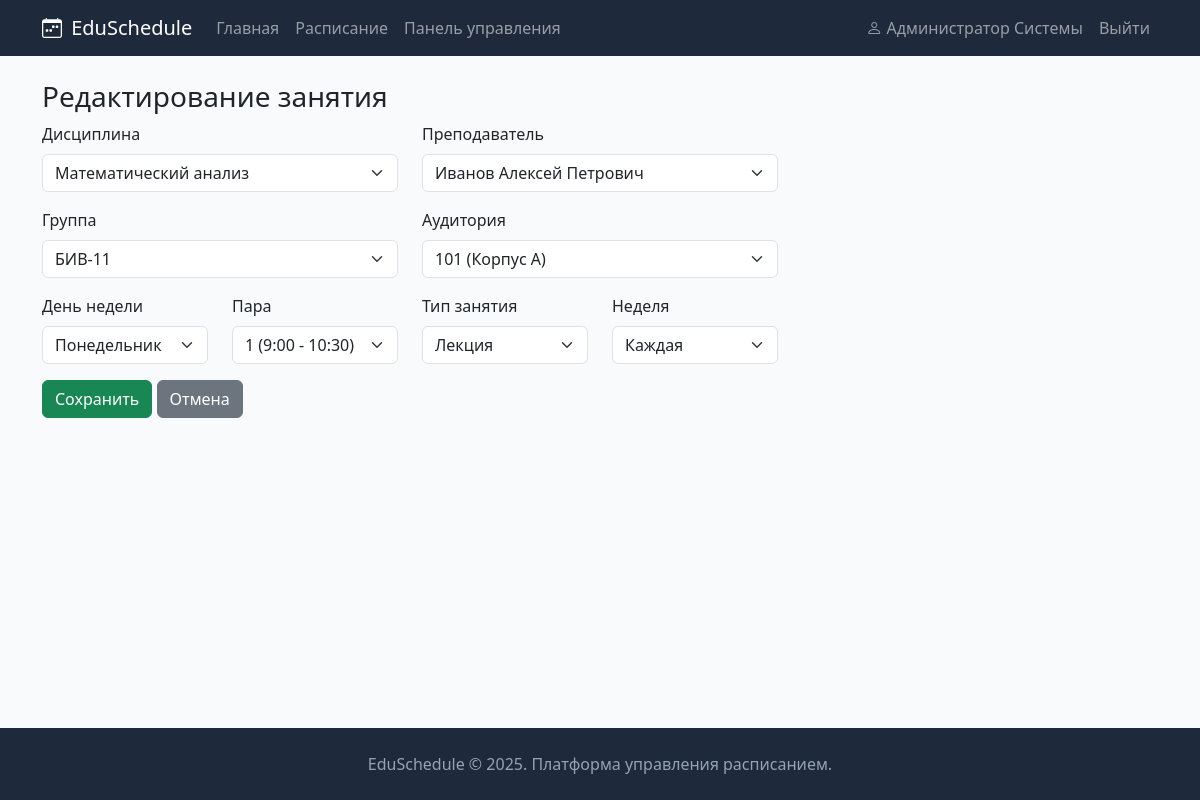
Page /admin/lessons/edit/1 (signed in) on the committed database.
### app/models.py (models this page shows, shortened)
class User(db.Model, UserMixin):
    __tablename__ = 'users'
    id = db.Column(db.Integer, primary_key=True)
    username = db.Column(db.String(80), unique=True, nullable=False)
    password_hash = db.Column(db.String(256), nullable=False)
    full_name = db.Column(db.String(150), nullable=False)
    email = db.Column(db.String(120), unique=True, nullable=False)
    role = db.Column(db.String(20), nullable=False, default='student')
    group_id = db.Column(db.Integer, db.ForeignKey('groups.id'), nullable=True)
    created_at = db.Column(db.DateTime, default=datetime.utcnow)

class Lesson(db.Model):
    __tablename__ = 'lessons'
    id = db.Column(db.Integer, primary_key=True)
    subject_id = db.Column(db.Integer, db.ForeignKey('subjects.id'), nullable=False)
    teacher_id = db.Column(db.Integer, db.ForeignKey('teachers.id'), nullable=False)
    group_id = db.Column(db.Integer, db.ForeignKey('groups.id'), nullable=False)
    room_id = db.Column(db.Integer, db.ForeignKey('rooms.id'), nullable=False)
    day_of_week = db.Column(db.Integer, nullable=False)
    time_slot = db.Column(db.Integer, nullable=False)
    lesson_type = db.Column(db.String(20), nullable=False, default='Лекция')
    week_type = db.Column(db.String(20), default='Каждая')

class Subject(db.Model):
    __tablename__ = 'subjects'
    id = db.Column(db.Integer, primary_key=True)
    name = db.Column(db.String(200), nullable=False)
    lessons = db.relationship('Lesson', backref='subject', lazy=True, cascade='all, delete-orphan')

class Teacher(db.Model):
    __tablename__ = 'teachers'
    id = db.Column(db.Integer, primary_key=True)
    full_name = db.Column(db.String(150), nullable=False)
    department = db.Column(db.String(200))
    lessons = db.relationship('Lesson', backref='teacher', lazy=True, cascade='all, delete-orphan')

class Group(db.Model):
    __tablename__ = 'groups'
    id = db.Column(db.Integer, primary_key=True)
    name = db.Column(db.String(50), unique=True, nullable=False)
    course = db.Column(db.Integer, nullable=False)
    faculty = db.Column(db.String(200), nullable=False)
    students = db.relationship('User', backref='group', lazy=True)
    lessons = db.relationship('Lesson', backref='group', lazy=True, cascade='all, delete-orphan')

class Room(db.Model):
    __tablename__ = 'rooms'
    id = db.Column(db.Integer, primary_key=True)
    number = db.Column(db.String(20), nullable=False)
    building = db.Column(db.String(100))
    capacity = db.Column(db.Integer, default=30)
    room_type = db.Column(db.String(50), default='Лекционная')
    lessons = db.relationship('Lesson', backref='room', lazy=True, cascade='all, delete-orphan')

### app/routes.py (the view, shortened to what this page needs)
@app.route('/admin/lessons/edit/<int:id>', methods=['GET', 'POST'])
@login_required
@admin_required
def admin_lesson_edit(id):
    les = Lesson.query.get_or_404(id)
    return render_template('admin/lesson_form.html', lesson=les,
                         subjects=Subject.query.all(),
                         teachers=Teacher.query.all(),
                         groups=Group.query.all(),
                         rooms=Room.query.all(),
                         lesson_types=LESSON_TYPES,
                         week_types=WEEK_TYPES)

### app/models.py (called while the page is built)
@login_manager.user_loader
def load_user(user_id):
    return User.query.get(int(user_id))

### app/routes.py (called while the page is built)
def admin_required(f):
    @wraps(f)
    def wrapper(*args, **kwargs):
        if not current_user.is_authenticated or current_user.role != 'admin':
            flash('Доступ запрещён', 'danger')
            return redirect(url_for('index'))
        return f(*args, **kwargs)
    return wrapper

@app.context_processor
def inject_globals():
    return dict(days=DAYS, time_slots=TIME_SLOTS)

### app/templates/admin/lesson_form.html (shortened to what this page needs)
{% extends "base.html" %}
{% block content %}
<h3>{% if lesson %}Редактирование занятия{% else %}Добавление занятия{% endif %}</h3>
<div class="row">
    <div class="col-md-8">
        <form method="POST">
            <div class="row">
                <div class="col-md-6 mb-3">
                    <label for="subject_id" class="form-label">Дисциплина</label>
                    <select class="form-select" id="subject_id" name="subject_id" required>
                        {% for s in subjects %}
                        <option value="{{ s.id }}" {% if lesson and lesson.subject_id == s.id %}selected{% endif %}>{{ s.name }}</option>
                        {% endfor %}
                    </select>
                </div>
                <div class="col-md-6 mb-3">
                    <label for="teacher_id" class="form-label">Преподаватель</label>
                    <select class="form-select" id="teacher_id" name="teacher_id" required>
                        {% for t in teachers %}
                        <option value="{{ t.id }}" {% if lesson and lesson.teacher_id == t.id %}selected{% endif %}>{{ t.full_name }}</option>
                        {% endfor %}
                    </select>
                </div>
            </div>
            <div class="row">
                <div class="col-md-6 mb-3">
                    <label for="group_id" class="form-label">Группа</label>
                    <select class="form-select" id="group_id" name="group_id" required>
                        {% for g in groups %}
                        <option value="{{ g.id }}" {% if lesson and lesson.group_id == g.id %}selected{% endif %}>{{ g.name }}</option>
                        {% endfor %}
                    </select>
                </div>
                <div class="col-md-6 mb-3">
                    <label for="room_id" class="form-label">Аудитория</label>
                    <select class="form-select" id="room_id" name="room_id" required>
                        {% for r in rooms %}
                        <option value="{{ r.id }}" {% if lesson and lesson.room_id == r.id %}selected{% endif %}>{{ r.number }}{% if r.building %} ({{ r.building }}){% endif %}</option>
                        {% endfor %}
                    </select>
                </div>
            </div>
            <div class="row">
                <div class="col-md-3 mb-3">
                    <label for="day_of_week" class="form-label">День недели</label>
                    <select class="form-select" id="day_of_week" name="day_of_week" required>
                        {% for d_num, d_name in days.items() %}
                        <option value="{{ d_num }}" {% if lesson and lesson.day_of_week == d_num %}selected{% endif %}>{{ d_name }}</option>
                        {% endfor %}
                    </select>
                </div>
                <div class="col-md-3 mb-3">
                    <label for="time_slot" class="form-label">Пара</label>
                    <select class="form-select" id="time_slot" name="time_slot" required>
                        {% for s_num, s_time in time_slots.items() %}
                        <option value="{{ s_num }}" {% if lesson and lesson.time_slot == s_num %}selected{% endif %}>{{ s_num }} ({{ s_time }})</option>
                        {% endfor %}
                    </select>
                </div>
                <div class="col-md-3 mb-3">
                    <label for="lesson_type" class="form-label">Тип занятия</label>
                    <select class="form-select" id="lesson_type" name="lesson_type" required>
                        {% for lt in lesson_types %}
                        <option value="{{ lt }}" {% if lesson and lesson.lesson_type == lt %}selected{% endif %}>{{ lt }}</option>
                        {% endfor %}
                    </select>
                </div>
                <div class="col-md-3 mb-3">
                    <label for="week_type" class="form-label">Неделя</label>
                    <select class="form-select" id="week_type" name="week_type">
                        {% for wt in week_types %}
                        <option value="{{ wt }}" {% if lesson and lesson.week_type == wt %}selected{% endif %}>{{ wt }}</option>
                        {% endfor %}
                    </select>
                </div>
            </div>
            <button type="submit" class="btn btn-success">Сохранить</button>
            <a href="{{ url_for('admin_lessons') }}" class="btn btn-secondary">Отмена</a>
        </form>
    </div>
</div>
{% endblock %}

### app/templates/base.html (shortened to what this page needs)
<!DOCTYPE html>
<html lang="ru">
<head>
    <link href="https://cdn.jsdelivr.net/npm/bootstrap@5.3.2/dist/css/bootstrap.min.css" rel="stylesheet">
    <link href="https://cdn.jsdelivr.net/npm/bootstrap-icons@1.11.1/font/bootstrap-icons.css" rel="stylesheet">
    <link href="{{ url_for('static', filename='css/style.css') }}" rel="stylesheet">
</head>
<body>
    <nav class="navbar navbar-expand-lg navbar-dark">
        <div class="container">
            <a class="navbar-brand" href="{{ url_for('index') }}">
                <i class="bi bi-calendar-week"></i> EduSchedule
            </a>
            <div class="collapse navbar-collapse" id="navbarNav">
                <ul class="navbar-nav me-auto">
                    <li class="nav-item">
                        <a class="nav-link" href="{{ url_for('index') }}">Главная</a>
                    </li>
                    <li class="nav-item">
                        <a class="nav-link" href="{{ url_for('schedule') }}">Расписание</a>
                    </li>
                    {% if current_user.is_authenticated and current_user.role == 'admin' %}
                    <li class="nav-item">
                        <a class="nav-link" href="{{ url_for('admin_dashboard') }}">Панель управления</a>
                    </li>
                    {% endif %}
                </ul>
                <ul class="navbar-nav">
                    {% if current_user.is_authenticated %}
                    <li class="nav-item">
                        <a class="nav-link" href="{{ url_for('profile') }}">
                            <i class="bi bi-person"></i> {{ current_user.full_name }}
                        </a>
                    </li>
                    <li class="nav-item">
                        <a class="nav-link" href="{{ url_for('logout') }}">Выйти</a>
                    </li>
                    {% endif %}
                </ul>
            </div>
        </div>
    </nav>
    <main class="container mt-4">
        {% block content %}{% endblock %}
    </main>
    <footer class="mt-5 py-4 text-center">
        <div class="container">
            <p class="mb-0">EduSchedule &copy; 2025. Платформа управления расписанием.</p>
        </div>
    </footer>
</body>
</html>

### app/static/css/style.css (style rules this page uses)
:root { --dark-bg: #1e293b; --dark-bg-hover: #334155; --body-bg: #f8fafc; --border-color: #e2e8f0; --text-muted-custom: #94a3b8; }
body { min-height: 100vh; display: flex; flex-direction: column; background-color: var(--body-bg); }
main { flex: 1; }
.navbar { background-color: var(--dark-bg) !important; }
.navbar-brand i { margin-right: 4px; }
footer { margin-top: auto; background-color: var(--dark-bg) !important; }
footer p { color: var(--text-muted-custom) !important; }

### rows in the picture
User: full_name "Администратор Системы"
Lesson: subject_id "Математический анализ", teacher_id "Иванов Алексей Петрович", group_id "БИВ-11", room_id "101 (Корпус А)", day_of_week "Понедельник", time_slot "1 (9:00 - 10:30)", lesson_type "Лекция", week_type "Каждая"
